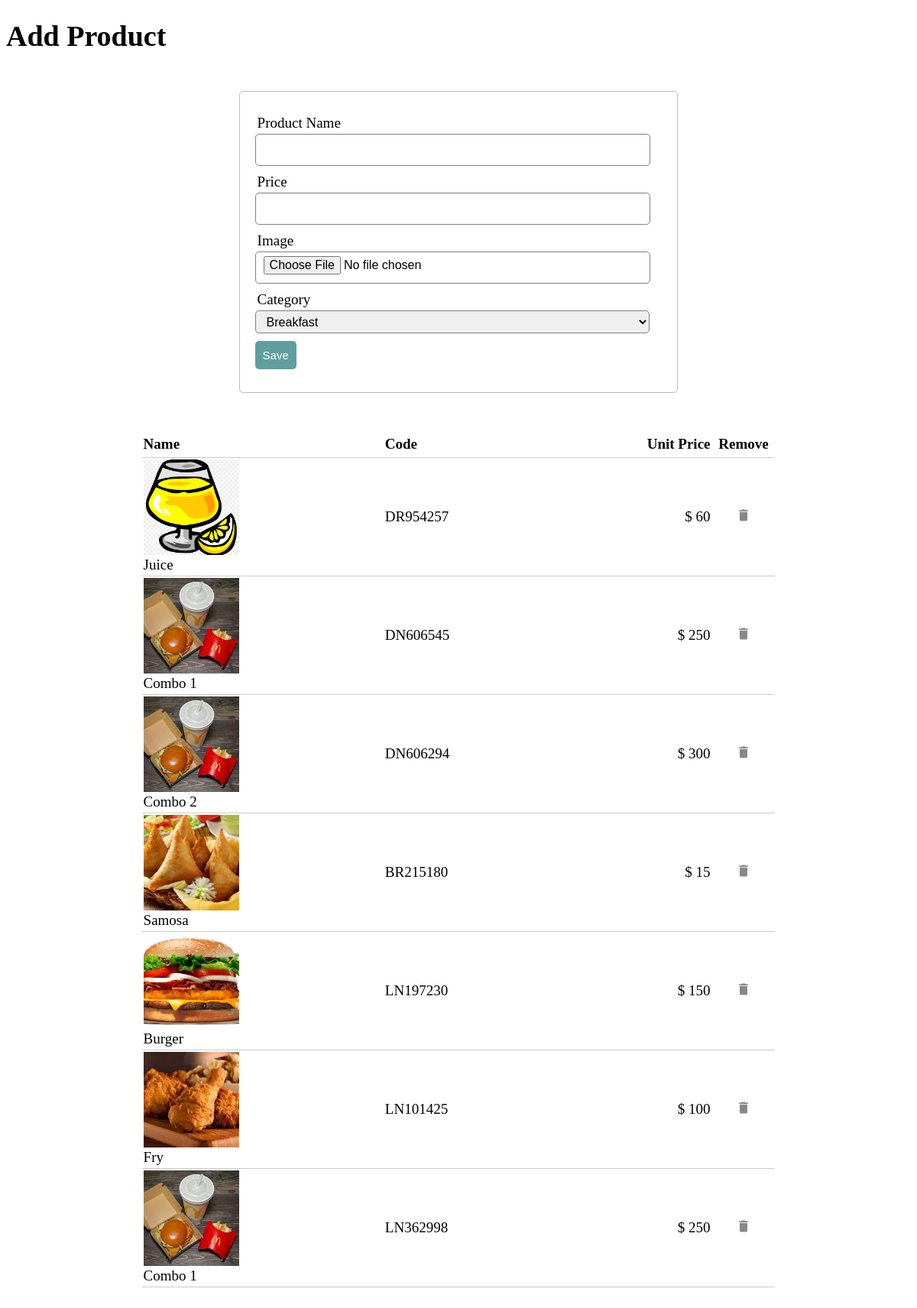
The page /admin.php (signed in) on the database its author committed.
### tables this page shows
CREATE TABLE `products` (
  `id` int(8) NOT NULL,
  `name` varchar(255) NOT NULL,
  `code` varchar(255) NOT NULL,
  `image` text NOT NULL,
  `price` float NOT NULL,
  `category` int(11) NOT NULL
);

### connection.php (called while the page is built, shortened)
<?php
class DBController {
	private $host = "localhost";
	private $user = "root";
	private $password = "";
	private $database = "restarant_hr";
	private $conn;
	function __construct() {
		$this->conn = $this->connectDB();
	}
	function connectDB() {
		$conn = mysqli_connect($this->host,$this->user,$this->password,$this->database);
		return $conn;
	}
	function runQuery($query) {
		$result = mysqli_query($this->conn,$query);
		while($row=mysqli_fetch_assoc($result)) {
			$resultset[] = $row;
		}
		if(!empty($resultset))
			return $resultset;
	}
}
?>

### admin.php (the view, shortened to what this page needs)
<?php
    require_once("connection.php");
    $conn = new DBController();
?>
<!DOCTYPE html>
<html>
<head>
</head>
<body>
    <h1>Add Product</h1>
	<form method="post" action="admin.php" enctype="multipart/form-data">
		<div class="input-group">
			<label>Product Name</label>
			<input type="text" name="name" value="" required>
		</div>
		<div class="input-group">
			<label>Price</label>
			<input type="text" name="price" value="" required>
		</div>
		<div class="input-group">
			<label>Image</label>
			<input type="file" name="uploadfile" id="fileToUpload" required>
		</div>
        <div class="input-group">
            <label>Category</label>
            <select class="form-control" name="category" required>
                <option value="1">Breakfast</option>
            </select>
		</div>
		<div class="input-group">
			<button class="btn" type="submit" name="save" >Save</button>
		</div>
	</form>
    <?php $results = $conn->runQuery("SELECT * FROM products"); ?>
    <?php
        if(empty($results))
        {
            echo "No Product Found";
        }
        else{
    ?>
    <table>
        <thead>
            <tr>
                <th style="text-align:left;">Name</th>
                <th style="text-align:left;">Code</th>
                <th style="text-align:right;" width="">Unit Price</th>
                <th style="text-align:center;" width="10%">Remove</th>
            </tr>
        </thead>
        <?php
        foreach ($results as $item){
        ?>
            <tr>
                <td class="img-grid"><img src="<?php echo $item["image"]; ?>" class="item-image" /><?php echo $item["name"]; ?></td>
                <td><?php echo $item["code"]; ?></td>
                <td  style="text-align:right;"><?php echo "$ ".$item["price"]; ?></td>
                <td style="text-align:center;"><a href="/admin.php?del=<?php echo $item['id']; ?>" class="btnRemoveAction"><img src="icon-delete.png" alt="Remove Item" /></a></td>
            </tr>
            <?php
        }
        ?>
    </table>
    <?php
        }
    ?>
</body>
</html>

### admin.php (style rules this page uses)
body { font-size: 19px; }
table { width: 70%; margin: 30px auto; border-collapse: collapse; text-align: left; }
tr { border-bottom: 1px solid #cbcbcb; }
th, td { border: none; height: 30px; padding: 2px; }
form { width: 45%; margin: 50px auto; text-align: left; padding: 20px; border: 1px solid #bbbbbb; border-radius: 5px; }
.input-group { margin: 10px 0px 10px 0px; }
.input-group label { display: block; text-align: left; margin: 3px; }
.input-group input { height: 30px; width: 93%; padding: 5px 10px; font-size: 16px; border-radius: 5px; border: 1px solid gray; }
.input-group select { height: 30px; width: 97%; padding: 5px 10px; font-size: 16px; border-radius: 5px; border: 1px solid gray; }
.btn { padding: 10px; font-size: 15px; color: white; background: #5F9EA0; border: none; border-radius: 5px; }
img.item-image { width: 125px; height: 125px; object-fit: cover; }
.img-grid { display: inline-grid; min-height: 150px; }

### rows shown on the page
products: image (picture), name "Juice", code "DR954257", price "60"
products: image (picture), name "Combo 1", code "DN606545", price "250"
products: image (picture), name "Combo 2", code "DN606294", price "300"
products: image (picture), name "Samosa", code "BR215180", price "15"
products: image (picture), name "Burger", code "LN197230", price "150"
products: image (picture), name "Fry", code "LN101425", price "100"
products: image (picture), name "Combo 1", code "LN362998", price "250"
